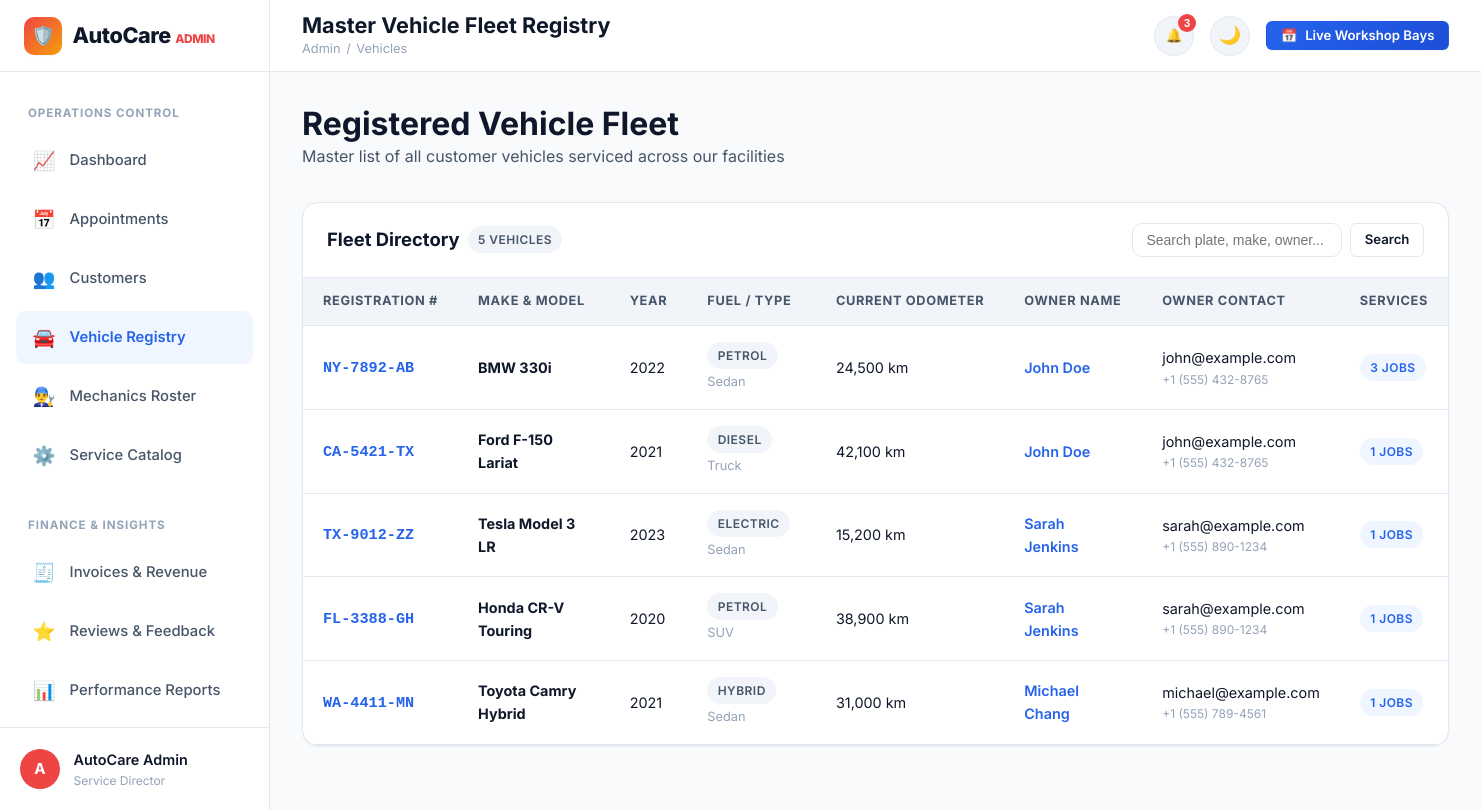
Page /admin/vehicles (signed in) on the committed database.
### tables this page shows
CREATE TABLE users (
    id INTEGER PRIMARY KEY AUTOINCREMENT,
    full_name TEXT NOT NULL,
    email TEXT UNIQUE NOT NULL COLLATE NOCASE,
    phone TEXT NOT NULL,
    password_hash TEXT NOT NULL,
    role TEXT NOT NULL DEFAULT 'customer', -- 'customer' or 'admin'
    status TEXT NOT NULL DEFAULT 'active', -- 'active' or 'inactive'
    created_at TIMESTAMP DEFAULT CURRENT_TIMESTAMP
);

CREATE TABLE vehicles (
    id INTEGER PRIMARY KEY AUTOINCREMENT,
    user_id INTEGER NOT NULL REFERENCES users(id) ON DELETE CASCADE,
    vehicle_number TEXT UNIQUE NOT NULL COLLATE NOCASE,
    brand TEXT NOT NULL,
    model TEXT NOT NULL,
    year INTEGER NOT NULL,
    fuel_type TEXT NOT NULL,
    vehicle_type TEXT NOT NULL,
    color TEXT NOT NULL,
    current_mileage INTEGER NOT NULL DEFAULT 0,
    created_at TIMESTAMP DEFAULT CURRENT_TIMESTAMP
);

### app.py (the view)
@app.route('/admin/vehicles')
@admin_required
def admin_vehicles():
    search_q = request.args.get('q', '').strip().lower()
    query = """
        SELECT v.*, u.full_name as owner_name, u.email as owner_email, u.phone as owner_phone,
               (SELECT COUNT(*) FROM appointments a WHERE a.vehicle_id = v.id) as service_count
        FROM vehicles v
        JOIN users u ON v.user_id = u.id
        WHERE 1=1
    """
    args = []
    if search_q:
        query += " AND (LOWER(v.vehicle_number) LIKE ? OR LOWER(v.brand) LIKE ? OR LOWER(v.model) LIKE ? OR LOWER(u.full_name) LIKE ?)"
        term = f"%{search_q}%"
        args.extend([term, term, term, term])
    query += " ORDER BY v.created_at DESC"
    vehicles = db.query_db(query, tuple(args))
    return render_template('admin/vehicles.html', vehicles=vehicles, search_q=search_q)

### app.py (called while the page is built)
def get_current_user():
    user_id = session.get('user_id')
    if not user_id:
        return None
    return db.query_db("SELECT * FROM users WHERE id = ?", (user_id,), one=True)

def admin_required(f):
    @wraps(f)
    def decorated_function(*args, **kwargs):
        if 'user_id' not in session:
            flash('Please log in with admin credentials.', 'warning')
            return redirect(url_for('login', next=request.url))
        user = get_current_user()
        if not user or user['role'] != 'admin':
            flash('Access denied. Administrator privileges required.', 'error')
            return redirect(url_for('dashboard'))
        return f(*args, **kwargs)
    return decorated_function

@app.context_processor
def inject_global_vars():
    user = get_current_user()
    unread_notifs_count = 0
    recent_notifs = []
    if user:
        unread = db.query_db(
            "SELECT COUNT(*) as count FROM notifications WHERE user_id = ? AND is_read = 0",
            (user['id'],), one=True
        )
        unread_notifs_count = unread['count'] if unread else 0
        recent_notifs = db.query_db(
            "SELECT * FROM notifications WHERE user_id = ? ORDER BY created_at DESC LIMIT 5",
            (user['id'],)
        )
    return {
        'current_user': user,
        'unread_notifs_count': unread_notifs_count,
        'recent_notifs': recent_notifs,
        'current_year': datetime.now().year,
        'active_path': request.path
    }

### db.py (called while the page is built)
def get_db():
    db = sqlite3.connect(Config.DATABASE)
    db.row_factory = sqlite3.Row
    db.execute("PRAGMA foreign_keys = ON;")
    return db

def query_db(query, args=(), one=False):
    conn = get_db()
    try:
        cur = conn.cursor()
        cur.execute(query, args)
        rv = cur.fetchall()
        cur.close()
        return (dict(rv[0]) if rv else None) if one else [dict(r) for r in rv]
    finally:
        conn.close()

### templates/admin/vehicles.html (shortened to what this page needs)
{% extends "admin/base_admin.html" %}
{% block page_title %}Master Vehicle Fleet Registry{% endblock %}
{% block breadcrumb %}Vehicles{% endblock %}
{% block admin_content %}
<div style="display: flex; justify-content: space-between; align-items: center; margin-bottom: 2rem; flex-wrap: wrap; gap: 1rem;">
  <div>
    <h2>Registered Vehicle Fleet</h2>
    <p style="color: var(--text-secondary);">Master list of all customer vehicles serviced across our facilities</p>
  </div>
</div>
<div class="table-card">
  <div class="table-header-bar">
    <div style="display: flex; align-items: center; gap: 0.5rem;">
      <h3 class="table-header-title">Fleet Directory</h3>
      <span class="badge badge-neutral">{{ vehicles|length }} vehicles</span>
    </div>
    <form method="GET" action="{{ url_for('admin_vehicles') }}" style="display: flex; gap: 0.5rem;">
      <input type="text" name="q" class="table-search-input" placeholder="Search plate, make, owner..." value="{{ search_q }}">
      <button type="submit" class="btn btn-secondary btn-sm">Search</button>
    </form>
  </div>
  <div class="table-responsive">
    <table class="data-table">
      <thead>
        <tr>
          <th>Registration #</th>
          <th>Make & Model</th>
          <th>Year</th>
          <th>Fuel / Type</th>
          <th>Current Odometer</th>
          <th>Owner Name</th>
          <th>Owner Contact</th>
          <th>Services</th>
        </tr>
      </thead>
      <tbody>
        {% if vehicles %}
          {% for v in vehicles %}
            <tr>
              <td>
                <strong style="font-family: monospace; color: var(--primary); font-size: 0.95rem;">
                  {{ v.vehicle_number }}
                </strong>
              </td>
              <td><strong>{{ v.brand }} {{ v.model }}</strong></td>
              <td>{{ v.year }}</td>
              <td>
                <span class="badge badge-neutral">{{ v.fuel_type }}</span>
                <span style="font-size: 0.8rem; color: var(--text-muted);">{{ v.vehicle_type }}</span>
              </td>
              <td>{{ "{:,}".format(v.current_mileage) }} km</td>
              <td>
                <a href="{{ url_for('admin_customer_detail', user_id=v.user_id) }}" style="font-weight: 600;">
                  {{ v.owner_name }}
                </a>
              </td>
              <td>
                <div>{{ v.owner_email }}</div>
                <div style="font-size: 0.75rem; color: var(--text-muted);">{{ v.owner_phone }}</div>
              </td>
              <td>
                <span class="badge badge-primary">{{ v.service_count }} jobs</span>
              </td>
            </tr>
          {% endfor %}
        {% else %}
          <tr>
            <td colspan="8" style="text-align: center; padding: 3rem; color: var(--text-muted);">
              No vehicles found matching the search.
            </td>
          </tr>
        {% endif %}
      </tbody>
    </table>
  </div>
</div>
{% endblock %}

### templates/admin/base_admin.html (shortened to what this page needs)
{% extends "base.html" %}
{% block page_body %}
<div class="dashboard-layout">
  <aside class="sidebar">
    <div class="sidebar-header">
      <a href="{{ url_for('admin_dashboard') }}" class="brand-logo">
        <div class="brand-icon" style="background: linear-gradient(135deg, #ef4444 0%, #f59e0b 100%);">🛡️</div>
        <span>AutoCare <span style="font-size: 0.75rem; color: var(--danger); font-weight: 800;">ADMIN</span></span>
      </a>
    </div>
    <nav class="sidebar-nav">
      <span class="sidebar-section-label">Operations Control</span>
      <a href="{{ url_for('admin_dashboard') }}" class="sidebar-link {% if request.endpoint == 'admin_dashboard' %}active{% endif %}">
        <span class="sidebar-link-icon">📈</span>
        <span>Dashboard</span>
      </a>
      <a href="{{ url_for('admin_appointments') }}" class="sidebar-link {% if request.endpoint == 'admin_appointments' %}active{% endif %}">
        <span class="sidebar-link-icon">📅</span>
        <span>Appointments</span>
      </a>
      <a href="{{ url_for('admin_customers') }}" class="sidebar-link {% if request.endpoint in ('admin_customers', 'admin_customer_detail') %}active{% endif %}">
        <span class="sidebar-link-icon">👥</span>
        <span>Customers</span>
      </a>
      <a href="{{ url_for('admin_vehicles') }}" class="sidebar-link {% if request.endpoint == 'admin_vehicles' %}active{% endif %}">
        <span class="sidebar-link-icon">🚘</span>
        <span>Vehicle Registry</span>
      </a>
      <a href="{{ url_for('admin_mechanics') }}" class="sidebar-link {% if request.endpoint == 'admin_mechanics' %}active{% endif %}">
        <span class="sidebar-link-icon">👨‍🔧</span>
        <span>Mechanics Roster</span>
      </a>
      <a href="{{ url_for('admin_services') }}" class="sidebar-link {% if request.endpoint == 'admin_services' %}active{% endif %}">
        <span class="sidebar-link-icon">⚙️</span>
        <span>Service Catalog</span>
      </a>
      <span class="sidebar-section-label" style="margin-top: 1rem;">Finance & Insights</span>
      <a href="{{ url_for('admin_invoices') }}" class="sidebar-link {% if request.endpoint == 'admin_invoices' %}active{% endif %}">
        <span class="sidebar-link-icon">🧾</span>
        <span>Invoices & Revenue</span>
      </a>
      <a href="{{ url_for('admin_feedback') }}" class="sidebar-link {% if request.endpoint == 'admin_feedback' %}active{% endif %}">
        <span class="sidebar-link-icon">⭐</span>
        <span>Reviews & Feedback</span>
      </a>
      <a href="{{ url_for('admin_reports') }}" class="sidebar-link {% if request.endpoint == 'admin_reports' %}active{% endif %}">
        <span class="sidebar-link-icon">📊</span>
        <span>Performance Reports</span>
      </a>
    </nav>
    <div class="sidebar-footer">
      <div class="sidebar-user-avatar" style="background: #ef4444;">A</div>
      <div class="sidebar-user-info">
        <div class="sidebar-user-name">{{ current_user.full_name }}</div>
        <div class="sidebar-user-role">Service Director</div>
      </div>
    </div>
  </aside>
  <div class="main-wrapper">
    <header class="topbar">
      <div class="topbar-left">
        <div class="page-title-box">
          <h1>{% block page_title %}Admin Control Panel{% endblock %}</h1>
          <div class="breadcrumbs">
            <a href="{{ url_for('admin_dashboard') }}">Admin</a>
            <span>/</span>
            <span>{% block breadcrumb %}Dashboard{% endblock %}</span>
          </div>
        </div>
      </div>
      <div class="topbar-right">
        <div class="notif-dropdown-wrapper">
          <button type="button" class="notif-btn" onclick="toggleNotificationDropdown()" title="Notifications">
            🔔
            {% if unread_notifs_count > 0 %}
              <span class="notif-count-badge">{{ unread_notifs_count }}</span>
            {% endif %}
          </button>
        </div>
        <button type="button" class="theme-toggle-btn" onclick="toggleTheme()" title="Toggle Dark/Light Mode">🌙</button>
        <a href="{{ url_for('admin_appointments') }}" class="btn btn-primary btn-sm">
          <span>📅</span> Live Workshop Bays
        </a>
      </div>
    </header>
    <main class="dashboard-content">
      {% block admin_content %}{% endblock %}
    </main>
  </div>
</div>
{% endblock %}

### static/css/style.css (style rules this page uses)
:root { --bg-body: #f8fafc; --bg-surface: #ffffff; --bg-surface-elevated: #ffffff; --bg-muted: #f1f5f9; --border-color: #e2e8f0; --border-focus: #3b82f6; --text-primary: #0f172a; --text-secondary: #475569; --text-muted: #94a3b8; --text-inverse: #ffffff; --primary: #2563eb; --primary-hover: #1d4ed8; --primary-light: #eff6ff; --primary-glow: rgba(37, 99, 235, 0.2); --secondary: #0ea5e9; --accent: #f59e0b; --accent-light: #fef3c7; --success: #10b981; --success-light: #d1fae5; --warning: #f59e0b; --warning-light: #fef3c7; --danger: #ef4444; --danger-light: #fee2e2; --info: #06b6d4; --info-light: #cffafe; --shadow-sm: 0 1px 2px 0 rgba(0, 0, 0, 0.05); --shadow-md: 0 4px 6px -1px rgba(0, 0, 0, 0.1), 0 2px 4px -1px rgba(0, 0, 0, 0.06); --shadow-lg: 0 10px 15px -3px rgba(0, 0, 0, 0.1), 0 4px 6px -2px rgba(0, 0, 0, 0.05); --shadow-xl: 0 20px 25px -5px rgba(0, 0, 0, 0.1), 0 10px 10px -5px rgba(0, 0, 0, 0.04); --shadow-primary: 0 10px 15px -3px rgba(37, 99, 235, 0.3); --radius-sm: 6px; --radius-md: 10px; --radius-lg: 16px; --radius-xl: 24px; --radius-full: 9999px; --font-sans: 'Inter', system-ui, -apple-system, BlinkMacSystemFont, 'Segoe UI', Roboto, sans-serif; --transition: all 0.25s cubic-bezier(0.4, 0, 0.2, 1); }
*, *::before, *::after { box-sizing: border-box; margin: 0; padding: 0; }
html { scroll-behavior: smooth; font-size: 16px; }
body { font-family: var(--font-sans); background-color: var(--bg-body); color: var(--text-primary); line-height: 1.6; min-height: 100vh; display: flex; flex-direction: column; transition: background-color 0.3s ease, color 0.3s ease; overflow-x: hidden; }
a { color: var(--primary); text-decoration: none; transition: var(--transition); }
h1, h2, h3, h4, h5, h6 { color: var(--text-primary); font-weight: 700; line-height: 1.25; }
h1 { font-size: 2.5rem; }
h2 { font-size: 2rem; }
h3 { font-size: 1.5rem; }
p { color: var(--text-secondary); }
.btn { display: inline-flex; align-items: center; justify-content: center; gap: 0.5rem; font-family: var(--font-sans); font-weight: 600; font-size: 0.95rem; padding: 0.75rem 1.5rem; border-radius: var(--radius-md); border: 1px solid transparent; cursor: pointer; transition: var(--transition); text-decoration: none; white-space: nowrap; line-height: 1; }
.btn-primary { background: linear-gradient(135deg, var(--primary) 0%, #1d4ed8 100%); color: #ffffff !important; box-shadow: var(--shadow-sm); }
.btn-secondary { background-color: var(--bg-surface-elevated); border-color: var(--border-color); color: var(--text-primary); }
.btn-sm { padding: 0.45rem 0.85rem; font-size: 0.825rem; border-radius: var(--radius-sm); }
.badge { display: inline-flex; align-items: center; gap: 0.35rem; padding: 0.25rem 0.65rem; font-size: 0.75rem; font-weight: 600; border-radius: var(--radius-full); text-transform: uppercase; letter-spacing: 0.04em; }
.badge-primary { background-color: var(--primary-light); color: var(--primary); }
.badge-neutral { background-color: var(--bg-muted); color: var(--text-secondary); }
.brand-logo { display: flex; align-items: center; gap: 0.65rem; font-size: 1.35rem; font-weight: 800; color: var(--text-primary); letter-spacing: -0.02em; }
.brand-icon { width: 38px; height: 38px; background: linear-gradient(135deg, var(--primary) 0%, #06b6d4 100%); color: #ffffff; border-radius: var(--radius-md); display: flex; align-items: center; justify-content: center; font-size: 1.15rem; box-shadow: var(--shadow-sm); }
.theme-toggle-btn { background: var(--bg-muted); border: 1px solid var(--border-color); color: var(--text-primary); width: 40px; height: 40px; border-radius: var(--radius-full); display: flex; align-items: center; justify-content: center; cursor: pointer; font-size: 1.1rem; transition: var(--transition); }

### rows in the picture
users: full_name "AutoCare Admin"
vehicles: vehicle_number "NY-7892-AB", brand "BMW", model "330i", year "2022", fuel_type "PETROL", vehicle_type "Sedan", current_mileage "24,500", owner_name "John Doe", owner_email "john@example.com", owner_phone "+1 (555) 432-8765", service_count "3"
vehicles: vehicle_number "CA-5421-TX", brand "Ford", model "F-150 Lariat", year "2021", fuel_type "DIESEL", vehicle_type "Truck", current_mileage "42,100", owner_name "John Doe", owner_email "john@example.com", owner_phone "+1 (555) 432-8765", service_count "1"
vehicles: vehicle_number "TX-9012-ZZ", brand "Tesla", model "Model 3 LR", year "2023", fuel_type "ELECTRIC", vehicle_type "Sedan", current_mileage "15,200", owner_name "Sarah Jenkins", owner_email "sarah@example.com", owner_phone "+1 (555) 890-1234", service_count "1"
vehicles: vehicle_number "FL-3388-GH", brand "Honda", model "CR-V Touring", year "2020", fuel_type "PETROL", vehicle_type "SUV", current_mileage "38,900", owner_name "Sarah Jenkins", owner_email "sarah@example.com", owner_phone "+1 (555) 890-1234", service_count "1"
vehicles: vehicle_number "WA-4411-MN", brand "Toyota", model "Camry Hybrid", year "2021", fuel_type "HYBRID", vehicle_type "Sedan", current_mileage "31,000", owner_name "Michael Chang", owner_email "michael@example.com", owner_phone "+1 (555) 789-4561", service_count "1"

### other values in the picture
{{ unread_notifs_count }} "3"
{{ vehicles|length }} "5"
